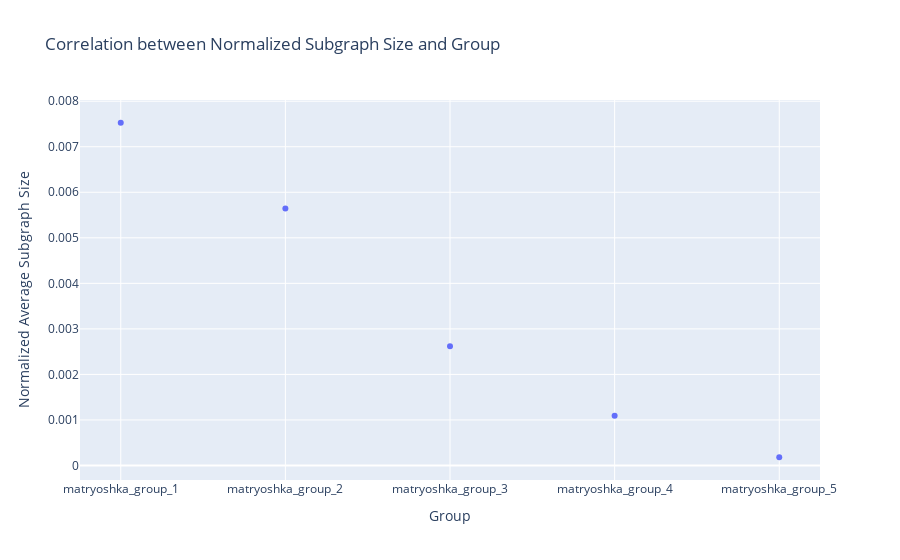

The notebook cell this image was saved under:
### Code cell
import pandas as pd

# Calculate the average subgraph size per group
correlation_data = (
    filtered_graph_data.groupby("group")["subgraph_size"].mean().reset_index()
)

# Calculate the number of nodes per group
nodes_per_group = (
    graph_data.groupby("group")["node_id"].nunique().reset_index(name="node_count")
)

# Merge the correlation data with nodes per group
correlation_data = pd.merge(correlation_data, nodes_per_group, on="group")

# Normalize the average subgraph size by the number of nodes per group
correlation_data["normalized_subgraph_size"] = (
    correlation_data["subgraph_size"] / correlation_data["node_count"]
)

# Calculate the correlation between normalized subgraph size and group
correlation = correlation_data["normalized_subgraph_size"].corr(
    correlation_data["group"].cat.codes
)

# Print the correlation result
print(f"Correlation between normalized subgraph size and group: {correlation:.4f}")

# Optionally, visualize the correlation
fig_corr = px.scatter(
    correlation_data,
    x="group",
    y="normalized_subgraph_size",
    title="Correlation between Normalized Subgraph Size and Group",
    labels={
        "group": "Group",
        "normalized_subgraph_size": "Normalized Average Subgraph Size",
    },
)
fig_corr.show()

### Figure 1 — Plotly figure (JSON) as saved in the notebook; plotly's stock layout.template omitted (floating-point values rounded to 4 significant figures)
{"data": [{"hovertemplate": "Group=%{x}<br>Normalized Average Subgraph Size=%{y}<extra></extra>", "legendgroup": "", "marker": {"color": "#636efa", "symbol": "circle"}, "mode": "markers", "name": "", "orientation": "v", "showlegend": false, "type": "scatter", "x": ["matryoshka_group_1", "matryoshka_group_2", "matryoshka_group_3", "matryoshka_group_4", "matryoshka_group_5"], "xaxis": "x", "y": [0.007527, 0.005646, 0.002619, 0.001095, 0.000181], "yaxis": "y"}], "layout": {"legend": {"tracegroupgap": 0}, "title": {"text": "Correlation between Normalized Subgraph Size and Group"}, "xaxis": {"anchor": "y", "domain": [0, 1], "title": {"text": "Group"}}, "yaxis": {"anchor": "x", "domain": [0, 1], "title": {"text": "Normalized Average Subgraph Size"}}}}
